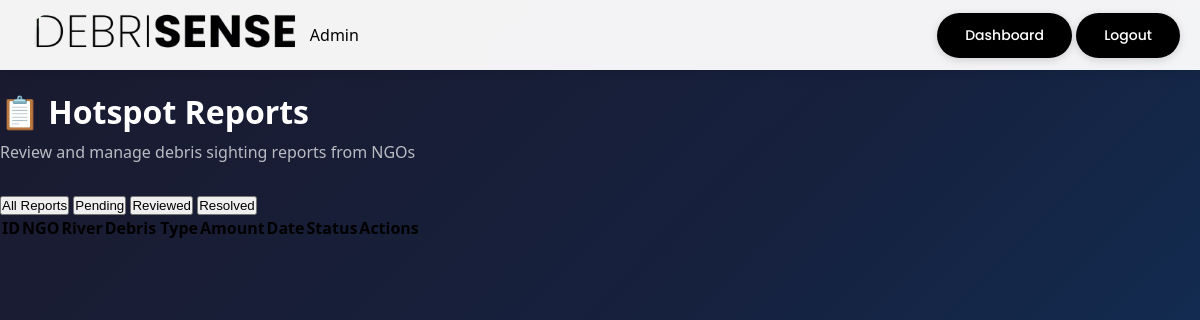
The page /admin/reports (signed in) on the database as committed earlier.
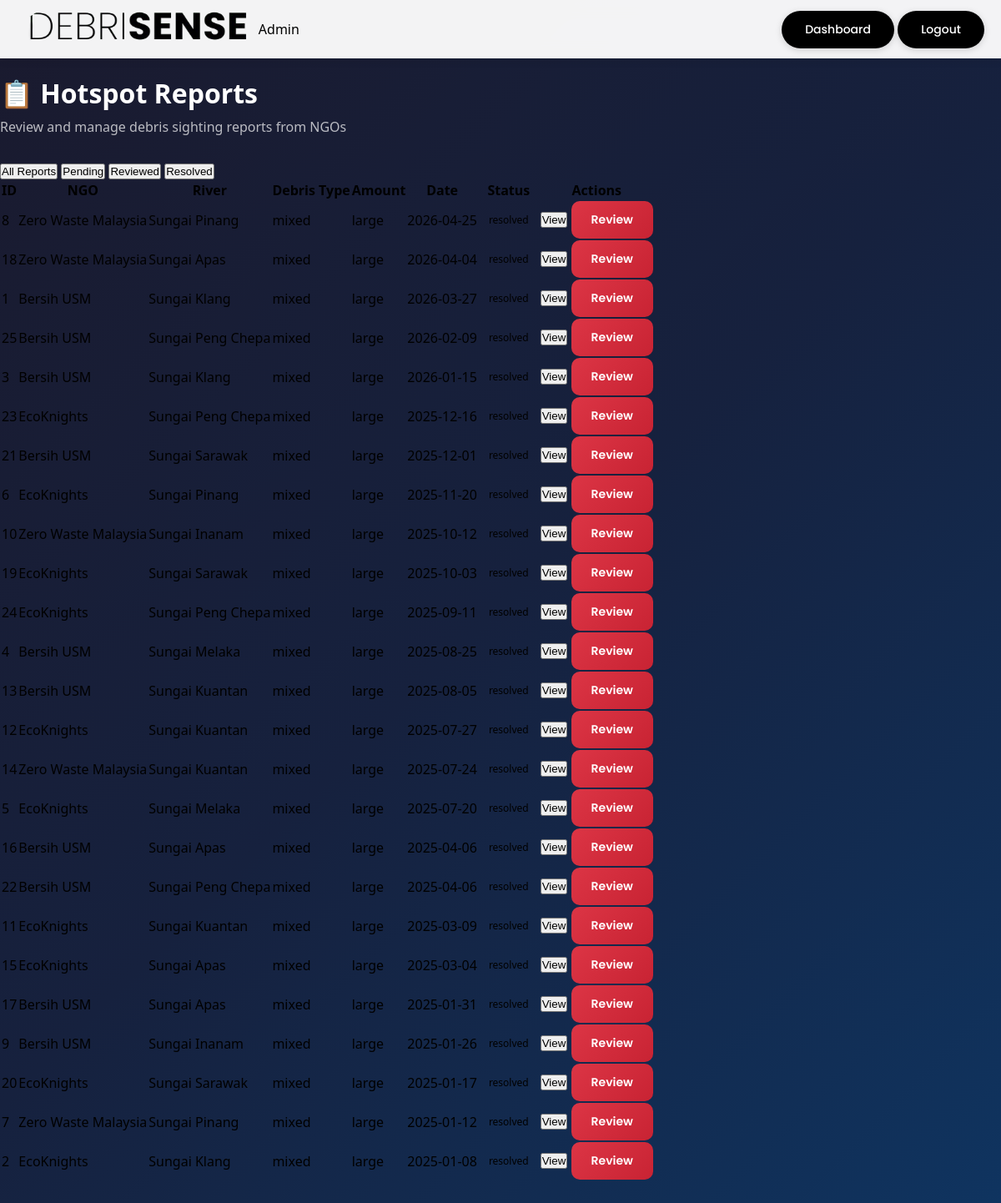
The same page on the database as committed later.
### models.py (models this page shows, shortened)
class HotspotReport(db.Model):
    __tablename__ = 'hotspot_reports'
    id = db.Column(db.Integer, primary_key=True)
    user_id = db.Column(db.Integer, db.ForeignKey('users.id'), nullable=True) # NGO User
    river_id = db.Column(db.Integer, db.ForeignKey('rivers.id'), nullable=False)
    debris_type = db.Column(db.String(50), nullable=False)  # plastic, organic, household, industrial, mixed
    estimated_amount = db.Column(db.String(50), nullable=False)  # small, medium, large, massive
    plastic_amount = db.Column(db.Float, nullable=True, default=0.0)
    organic_amount = db.Column(db.Float, nullable=True, default=0.0)
    household_amount = db.Column(db.Float, nullable=True, default=0.0)
    industrial_amount = db.Column(db.Float, nullable=True, default=0.0)
    others_amount = db.Column(db.Float, nullable=True, default=0.0)
    snapshot_rainfall = db.Column(db.Float, nullable=True)
    snapshot_wind_speed = db.Column(db.Float, nullable=True)
    snapshot_tide_level = db.Column(db.Float, nullable=True)
    snapshot_water_flow = db.Column(db.Float, nullable=True)
    snapshot_estimated_payload = db.Column(db.Float, nullable=True)
    description = db.Column(db.Text, nullable=True)
    photo = db.Column(db.String(255), nullable=True)
    latitude = db.Column(db.Float, nullable=True)
    longitude = db.Column(db.Float, nullable=True)
    status = db.Column(db.String(20), default='pending')  # pending, reviewed, resolved
    admin_notes = db.Column(db.Text, nullable=True)
    reviewed_by = db.Column(db.Integer, db.ForeignKey('admins.id'), nullable=True)
    reviewed_at = db.Column(db.DateTime, nullable=True)
    reported_at = db.Column(db.DateTime, default=datetime.utcnow)
    sighting_date = db.Column(db.DateTime, nullable=True)
    user = db.relationship('User', backref=db.backref('hotspot_reports', lazy='dynamic'))
    river = db.relationship('River', backref=db.backref('reports', lazy='dynamic'))

class User(UserMixin, db.Model):
    __tablename__ = 'users'
    id = db.Column(db.Integer, primary_key=True)
    email = db.Column(db.String(150), unique=True, nullable=False, index=True)
    password_hash = db.Column(db.String(256), nullable=False)
    ngo_name = db.Column(db.String(150), nullable=False)
    phone = db.Column(db.String(20), nullable=True)
    address = db.Column(db.Text, nullable=True)
    profile_image = db.Column(db.String(255), nullable=True, default='default_profile.png')
    is_active = db.Column(db.Boolean, default=True)
    is_verified = db.Column(db.Boolean, default=False)
    created_at = db.Column(db.DateTime, default=datetime.utcnow)
    updated_at = db.Column(db.DateTime, default=datetime.utcnow, onupdate=datetime.utcnow)

class River(db.Model):
    __tablename__ = 'rivers'
    id = db.Column(db.Integer, primary_key=True)
    name = db.Column(db.String(150), nullable=False)
    latitude = db.Column(db.Float, nullable=False)
    longitude = db.Column(db.Float, nullable=False)
    info = db.Column(db.Text, nullable=True)
    image = db.Column(db.String(255), nullable=True)
    admin_id = db.Column(db.Integer, db.ForeignKey('admins.id'), nullable=True)
    date_added = db.Column(db.DateTime, default=datetime.utcnow)
    is_active = db.Column(db.Boolean, default=True)
    state = db.Column(db.String(100), nullable=True)  # Malaysian state
    district = db.Column(db.String(100), nullable=True)
    land_use = db.Column(db.String(50), nullable=True, default='urban')

### app.py (the view)
@app.route('/admin/reports')
@admin_required
def admin_reports():
    reports = HotspotReport.query.order_by(HotspotReport.reported_at.desc()).all()
    return render_template('admin_reports.html', reports=reports, admin=current_user)

### app.py (called while the page is built)
@login_manager.user_loader
def load_user(user_id):
    if user_id.startswith('admin_'):
        admin_id = int(user_id.replace('admin_', ''))
        return Admin.query.get(admin_id)
    elif user_id.startswith('user_'):
        ngo_id = int(user_id.replace('user_', ''))
        return User.query.get(ngo_id)
    return None

def admin_required(f):
    @wraps(f)
    def decorated_function(*args, **kwargs):
        if not current_user.is_authenticated:
            if request.path.startswith('/api/'):
                return jsonify({'success': False, 'error': 'Authentication required'}), 401
            flash('Please log in as admin to access this page.', 'warning')
            return redirect(url_for('admin_login'))
        if not isinstance(current_user, Admin):
            if request.path.startswith('/api/'):
                return jsonify({'success': False, 'error': 'Access denied. Admin privileges required.'}), 403
            flash('Access denied. Admin privileges required.', 'error')
            return redirect(url_for('index'))
        return f(*args, **kwargs)
    return decorated_function

### templates/admin_reports.html (shortened to what this page needs)
<!DOCTYPE html>
<html lang="en">
<head>
    <link rel="stylesheet" href="{{ url_for('static', filename='css/style.css') }}">
    <link rel="stylesheet" href="{{ url_for('static', filename='css/admin_pages.css') }}">
</head>
<body class="admin-page">
    <nav class="navbar">
        <div class="navbar-container">
            <div class="navbar-logo">
                <a href="{{ url_for('admin_dashboard') }}">
                    <img src="{{ url_for('static', filename='img/debrisenseLogo.png') }}" alt="DebriSense Logo">
                </a>
                <span class="admin-badge">Admin</span>
            </div>
            <div class="navbar-actions">
                <a href="{{ url_for('admin_dashboard') }}" class="navbar-btn">Dashboard</a>
                <a href="{{ url_for('admin_logout') }}" class="navbar-btn logout-btn">Logout</a>
            </div>
        </div>
    </nav>
    <div class="admin-content">
        <div class="page-header">
            <h1>📋 Hotspot Reports</h1>
            <p>Review and manage debris sighting reports from NGOs</p>
        </div>
        <div class="filter-tabs">
            <button class="filter-tab active" data-status="all">All Reports</button>
            <button class="filter-tab" data-status="pending">Pending</button>
            <button class="filter-tab" data-status="reviewed">Reviewed</button>
            <button class="filter-tab" data-status="resolved">Resolved</button>
        </div>
        <div class="table-container">
            <table class="data-table">
                <thead>
                    <tr>
                        <th>ID</th>
                        <th>NGO</th>
                        <th>River</th>
                        <th>Debris Type</th>
                        <th>Amount</th>
                        <th>Date</th>
                        <th>Status</th>
                        <th>Actions</th>
                    </tr>
                </thead>
                <tbody id="reports-tbody">
                    {% for report in reports %}
                    <tr data-status="{{ report.status }}">
                        <td>{{ report.id }}</td>
                        <td>{{ report.user.ngo_name if report.user else 'Unknown' }}</td>
                        <td>{{ report.river.name if report.river else 'Unknown' }}</td>
                        <td>{{ report.debris_type }}</td>
                        <td>{{ report.estimated_amount }}</td>
                        <td>{{ report.reported_at.strftime('%Y-%m-%d') if report.reported_at else '' }}</td>
                        <td>
                            <span class="status-badge status-{{ report.status }}">{{ report.status }}</span>
                        </td>
                        <td>
                            <button class="btn-action" onclick="viewReport({{ report.id }})">View</button>
                            <button class="btn-action btn-primary" onclick="reviewReport({{ report.id }})">Review</button>
                        </td>
                    </tr>
                    {% endfor %}
                </tbody>
            </table>
        </div>
    </div>
</body>
</html>

Rows that differ between the two databases and show on the page:
added HotspotReport: id "8", user "Zero Waste Malaysia", river "Sungai Pinang", debris_type "mixed", estimated_amount "large", reported_at "2026-04-25", status "resolved"
added HotspotReport: id "18", user "Zero Waste Malaysia", river "Sungai Apas", debris_type "mixed", estimated_amount "large", reported_at "2026-04-04", status "resolved"
added HotspotReport: id "1", user "Bersih USM", river "Sungai Klang", debris_type "mixed", estimated_amount "large", reported_at "2026-03-27", status "resolved"
added HotspotReport: id "25", user "Bersih USM", river "Sungai Peng Chepa", debris_type "mixed", estimated_amount "large", reported_at "2026-02-09", status "resolved"
added HotspotReport: id "3", user "Bersih USM", river "Sungai Klang", debris_type "mixed", estimated_amount "large", reported_at "2026-01-15", status "resolved"
added HotspotReport: id "23", user "EcoKnights", river "Sungai Peng Chepa", debris_type "mixed", estimated_amount "large", reported_at "2025-12-16", status "resolved"
added HotspotReport: id "21", user "Bersih USM", river "Sungai Sarawak", debris_type "mixed", estimated_amount "large", reported_at "2025-12-01", status "resolved"
added HotspotReport: id "6", user "EcoKnights", river "Sungai Pinang", debris_type "mixed", estimated_amount "large", reported_at "2025-11-20", status "resolved"
added HotspotReport: id "10", user "Zero Waste Malaysia", river "Sungai Inanam", debris_type "mixed", estimated_amount "large", reported_at "2025-10-12", status "resolved"
added HotspotReport: id "19", user "EcoKnights", river "Sungai Sarawak", debris_type "mixed", estimated_amount "large", reported_at "2025-10-03", status "resolved"
added HotspotReport: id "24", user "EcoKnights", river "Sungai Peng Chepa", debris_type "mixed", estimated_amount "large", reported_at "2025-09-11", status "resolved"
added HotspotReport: id "4", user "Bersih USM", river "Sungai Melaka", debris_type "mixed", estimated_amount "large", reported_at "2025-08-25", status "resolved"
added HotspotReport: id "13", user "Bersih USM", river "Sungai Kuantan", debris_type "mixed", estimated_amount "large", reported_at "2025-08-05", status "resolved"
added HotspotReport: id "12", user "EcoKnights", river "Sungai Kuantan", debris_type "mixed", estimated_amount "large", reported_at "2025-07-27", status "resolved"
added HotspotReport: id "14", user "Zero Waste Malaysia", river "Sungai Kuantan", debris_type "mixed", estimated_amount "large", reported_at "2025-07-24", status "resolved"
added HotspotReport: id "5", user "EcoKnights", river "Sungai Melaka", debris_type "mixed", estimated_amount "large", reported_at "2025-07-20", status "resolved"
added HotspotReport: id "16", user "Bersih USM", river "Sungai Apas", debris_type "mixed", estimated_amount "large", reported_at "2025-04-06", status "resolved"
added HotspotReport: id "22", user "Bersih USM", river "Sungai Peng Chepa", debris_type "mixed", estimated_amount "large", reported_at "2025-04-06", status "resolved"
added HotspotReport: id "11", user "EcoKnights", river "Sungai Kuantan", debris_type "mixed", estimated_amount "large", reported_at "2025-03-09", status "resolved"
added HotspotReport: id "15", user "EcoKnights", river "Sungai Apas", debris_type "mixed", estimated_amount "large", reported_at "2025-03-04", status "resolved"
added HotspotReport: id "17", user "Bersih USM", river "Sungai Apas", debris_type "mixed", estimated_amount "large", reported_at "2025-01-31", status "resolved"
added HotspotReport: id "9", user "Bersih USM", river "Sungai Inanam", debris_type "mixed", estimated_amount "large", reported_at "2025-01-26", status "resolved"
added HotspotReport: id "20", user "EcoKnights", river "Sungai Sarawak", debris_type "mixed", estimated_amount "large", reported_at "2025-01-17", status "resolved"
added HotspotReport: id "7", user "Zero Waste Malaysia", river "Sungai Pinang", debris_type "mixed", estimated_amount "large", reported_at "2025-01-12", status "resolved"
added HotspotReport: id "2", user "EcoKnights", river "Sungai Klang", debris_type "mixed", estimated_amount "large", reported_at "2025-01-08", status "resolved"
